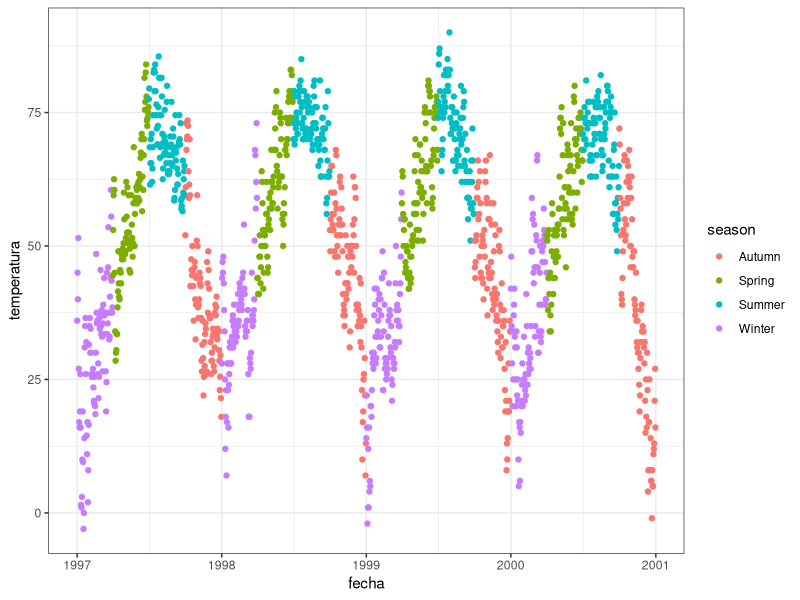
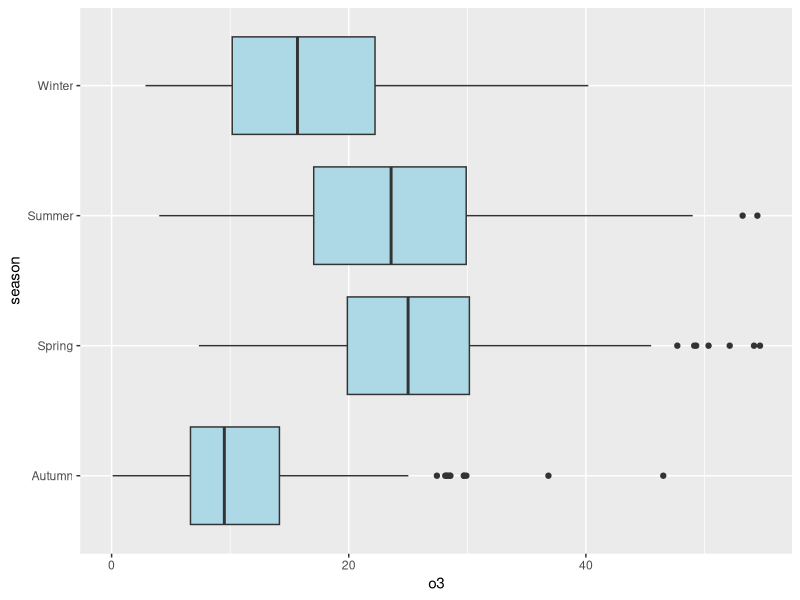

Recreate these plots in R, in order. (Note: this script raises an error after producing the figures.)
#Pregunta 1
df <- read.csv("chicago-nmmaps-custom.csv")
df$date <- as.Date(df$date)
str(df)

summary(df,6)
head(df,6)

#Pregunta 2
library(ggplot2)

miGraf <- ggplot(df, aes(date, temp)) + geom_point(aes(color = season)) + labs("examen", y="temperatura", x= "fecha") + theme_bw()
miGraf

#Pregunta 3 grafica de bigotes
miGraf1 <- ggplot(df, aes(season,o3))
g <- miGraf1 + geom_boxplot(fill =" lightblue") + coord_flip()
g 

#La estacion con mayor numero de extemos es la primavera, el valor con la mediana mas pequeña es otoño

#Pregunta 4
df2 <- df %>% mutate(o3_avg = median(o3)) %>%
  filter(o3>o3_avg)%>%
  mutate(n_all = n()) %>%
  group_by(season)%>%
  summarise(porcentaje = n() / unique(n_all))%>%
  arrange(porcentaje)%>%
  mutate(labels=scales::percent(porcentaje))

head(df2)

pie <- ggplot(df2, aes(x = "", fill = factor(porcentaje))) + # Solo se pone como parametro el de las clases
  geom_bar(width = 1) +
  theme(
    axis.line = element_blank(),
    plot.title = element_text(hjust = 0.5)
  ) +
  labs(
    fill = "class",
    x = NULL,
    y = NULL,
    title = "Pie Chart of class",
    caption = "Source: mpg"
  )
pie + coord_polar(theta = "y", start = 0) 

#Pregunta 5
library(patchwork)
hist <- ggplot(df, aes(temp)) + geom_histogram(aes(y = ..density.. ), fill="black", bins = 15)+ geom_density(adjust=2,color="red" ,fill = "gray80",alpha= 0.5  )

hist #Tiene una distribucion bimodal


#Pregunta 7



